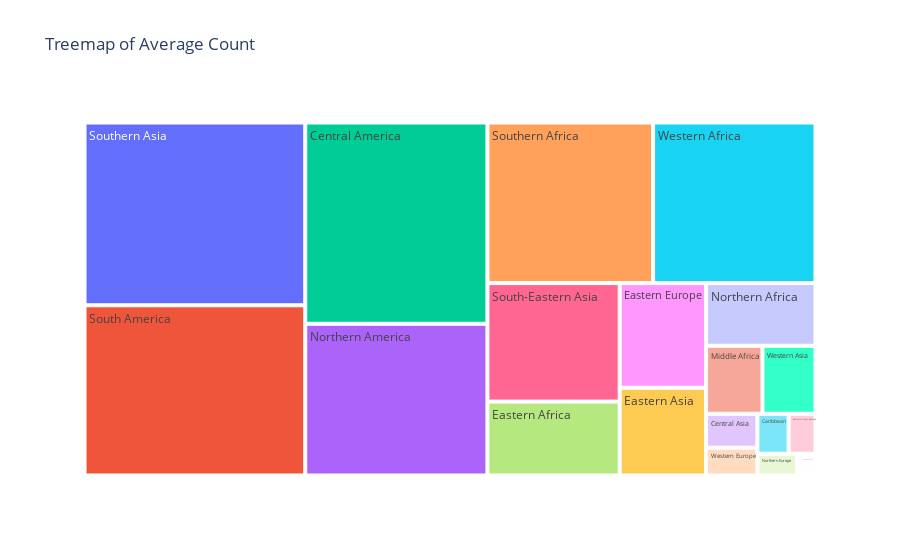

The notebook cell saved with this chart:
### Code cell
fig = px.treemap(new_df6, path = ['Category'], values = 'Value', title = 'Treemap of Average Count')
fig.update_traces(hovertemplate = 'Category: %{label} <br> Value: %{value}')

### Figure 1 — Plotly figure (JSON) as saved in the notebook; plotly's stock layout.template omitted (floating-point values rounded to 4 significant figures)
{"data": [{"branchvalues": "total", "domain": {"x": [0, 1], "y": [0, 1]}, "hovertemplate": "Category: %{label} <br> Value: %{value}", "ids": ["Australia, New Zealand", "Caribbean", "Central America", "Central Asia", "Eastern Africa", "Eastern Asia", "Eastern Europe", "Middle Africa", "Northern Africa", "Northern America", "Northern Europe", "South America", "South-Eastern Asia", "Southern Africa", "Southern Asia", "Southern Europe", "Western Africa", "Western Asia", "Western Europe"], "labels": ["Australia, New Zealand", "Caribbean", "Central America", "Central Asia", "Eastern Africa", "Eastern Asia", "Eastern Europe", "Middle Africa", "Northern Africa", "Northern America", "Northern Europe", "South America", "South-Eastern Asia", "Southern Africa", "Southern Asia", "Southern Europe", "Western Africa", "Western Asia", "Western Europe"], "name": "", "parents": ["", "", "", "", "", "", "", "", "", "", "", "", "", "", "", "", "", "", ""], "type": "treemap", "values": [173.5, 201.5, 5921.0, 281.2, 1578.0, 1223.0, 1460.0, 619.2, 1108.0, 4463.0, 139.8, 6067.0, 2531.0, 4296.0, 6515.0, 64.29, 4211.0, 581.9, 230.6]}], "layout": {"autosize": true, "legend": {"tracegroupgap": 0}, "title": {"text": "Treemap of Average Count"}}}
